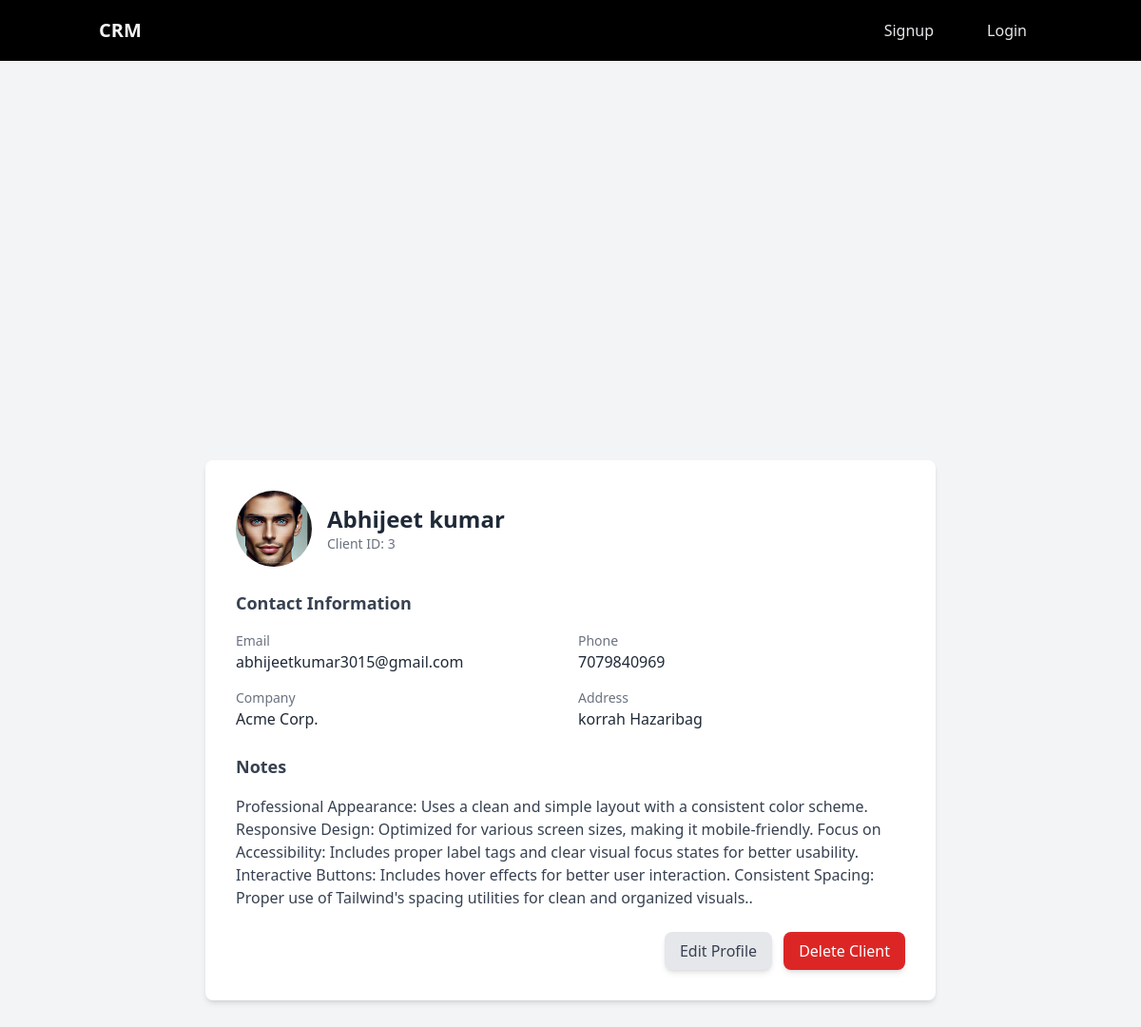
The page /client/detail/3/ on the database its author committed.
### app/models.py (models this page shows, shortened)
class PersonalDetailModel(models.Model):
    image=models.ImageField(upload_to='profile/')
    name=models.CharField(max_length=50)
    location=models.CharField(max_length=250)
    contact=models.IntegerField()
    email=models.EmailField()
    joining_date=models.DateField(auto_now_add=True)

class ClientModel(PersonalDetailModel):
    status=models.CharField(max_length=50,choices=(('process','process'),('Pending','Pending'),('success','success')))
    manage_by=models.ForeignKey(User,on_delete=models.CASCADE,related_name='client')
    description=models.TextField()

### client/views.py (the view)
# urls.py: path('detail/<int:pk>/',views.ClinetDetailView.as_view(),name='client_detail'),
class ClinetDetailView(View):
    def get(self,request,*args,**kwargs):
        client=models.ClientModel.objects.get(id=kwargs['pk'])
        return render(request,'client_detail.html',{'client':client})

### client/templates/client_detail.html
{% extends 'base.html' %}
{% block content %}
<main class="bg-gray-100">
  <div class="min-h-screen flex items-center justify-center py-10 px-5">
    <div class="bg-white shadow-md rounded-lg w-full max-w-3xl p-8">
      <div class="flex items-center mb-6">
        <div class="w-20 h-20 rounded-full bg-gray-200 flex items-center justify-center overflow-hidden">
          <img src="{{client.image.url}}" alt="Client Avatar" class="w-full h-full object-cover">
        </div>
        <div class="ml-4">
          <h1 class="text-2xl font-bold text-gray-800"> {{client.name}} </h1>
          <p class="text-sm text-gray-500">Client ID: {{client.id}} </p>
        </div>
      </div>
      <div class="mb-6">
        <h2 class="text-lg font-semibold text-gray-700 mb-4">Contact Information</h2>
        <div class="grid grid-cols-1 sm:grid-cols-2 gap-4">
            <div>
            <p class="text-sm font-medium text-gray-500">Email</p>
            <p class="text-gray-800"> {{client.email}} </p>
          </div>
          <div>
            <p class="text-sm font-medium text-gray-500">Phone</p>
            <p class="text-gray-800"> {{client.contact}} </p>
          </div>
          <div>
            <p class="text-sm font-medium text-gray-500">Company</p>
            <p class="text-gray-800">Acme Corp.</p>
          </div>
          <div>
            <p class="text-sm font-medium text-gray-500">Address</p>
            <p class="text-gray-800"> {{client.location}} </p>
          </div>
        </div>
      </div>
      <div class="mb-6">
        <h2 class="text-lg font-semibold text-gray-700 mb-4">Notes</h2>
        <p class="text-gray-700">
           {{client.description}}.
        </p>
      </div>
      <div class="flex justify-end space-x-3">
        <a href="{% url 'edit_client' client.id %}"
          class="py-2 px-4 bg-gray-200 text-gray-700 rounded-lg shadow-md hover:bg-gray-300">
          Edit Profile
      </a>
        <a href="{% url 'delete_client' client.id %}"
          class="py-2 px-4 bg-red-600 text-white rounded-lg shadow-md hover:bg-red-700">
          Delete Client
        </a>
      </div>
    </div>
  </div>
</main>
 {% endblock %}

### rows shown on the page
PersonalDetailModel: image (picture), name "Abhijeet kumar", id "3", email "abhijeetkumar3015@gmail.com", contact "7079840969", location "korrah Hazaribag"
ClientModel: description "Professional Appearance: Uses a clean and simple layout with a consistent color scheme. Responsive Design: Optimized for various screen sizes, making it mobile-friendly. Focus on Accessibility: Includes proper label tags and clear visual focus states for better usability. Interactive Buttons: Includes hover effects for better user interaction. Consistent Spacing: Proper use of Tailwind's spacing utilities for clean and organized visuals."
